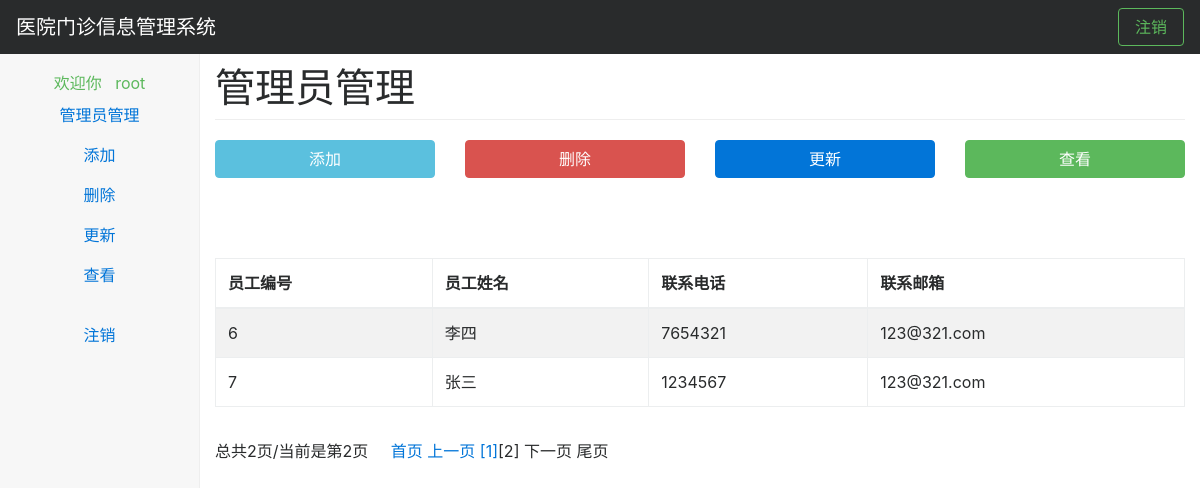
/admin/listAdmin.php?page=2 (signed in), run on the app's committed database.
### tables this page shows
CREATE TABLE IF NOT EXISTS `employee` (
  `e_id` int(10) unsigned NOT NULL,
  `e_name` varchar(8) NOT NULL,
  `e_title` varchar(255) DEFAULT NULL,
  `e_sex` char(1) NOT NULL,
  `e_birthday` datetime DEFAULT NULL,
  `e_tel` varchar(11) DEFAULT NULL,
  `e_email` varchar(255) DEFAULT NULL,
  `e_note` text
);

### lib/mysql.func.php (called while the page is built, shortened)
<?php
	function fetchAll($conn, $sql){
		$result = $conn->query($sql);
		if ($result->num_rows > 0) {
			while ($row = $result->fetch_assoc()) {
				$rows[] = $row;
			}
			return $rows;
		} else {
			return 0;
		}
	}
	function getResultNum($conn, $sql)
	{
		$result = $conn->query($sql);
		return $result->num_rows;
	}

### admin/listAdmin.php (the view, shortened to what this page needs)
<?php
	require_once 'header-sider.php';
 ?>
<main class="col-sm-9 offset-sm-3 col-md-10 offset-md-2 pt-3">
	<h1>管理员管理</h1>
	<section class="row text-center placeholders">
	 <div class="col-6 col-sm-3 placeholder">
	   <a href="addAdmin.php" class="btn btn-info btn-block" role="button">
	   	添加
	   </a>
	 </div>
	 <div class="col-6 col-sm-3 placeholder">
	   <a href="deleteAdmin.php" class="btn btn-danger btn-block" role="button">
	   	删除
	   </a>
	 </div>
	 <div class="col-6 col-sm-3 placeholder">
	   <a href="updateAdmin.php" class="btn btn-primary btn-block" role="button">
	   	更新
	   </a>
	 </div>
	 <div class="col-6 col-sm-3 placeholder">
	   <a href="listAdmin.php" class="btn btn-success btn-block" role="button">
	   	查看
	   </a>
	 </div>
	</section>
</main>
<main class="col-sm-9 offset-sm-3 col-md-10 offset-md-2 pt-3">
<main class="col-sm-9 offset-sm-3 col-md-10 offset-md-2 pt-3">
</main>
	<table width="100%" class="table table-striped table-bordered table-hover" id="dataTables-example">
	  <thead>
	    <tr>
	      <th>员工编号</th>
	      <th>员工姓名</th>
	      <th>联系电话</th>
	      <th>联系邮箱</th>
	    </tr>
	  </thead>
	  <tbody>
	    <?php
	    	$page = ($_GET['page']==null)?1:$_GET['page'];
	    	$numOfRow = 5;
	    	$sql = "select*from employee where e_id in (select a_e_id from admin)";
	    	$row = fetchAll($conn, $sql);
	    	$nums = getResultNum($conn, $sql);
	    	$totalPage = ceil($nums / 5);
	    	$startPage = ($page - 1) * $numOfRow;
	    	$sql = "select*from employee where e_id in (select a_e_id from admin) limit $startPage, $numOfRow";
	    	$row = fetchAll($conn, $sql);
	    	foreach ($row as $key => $value) {
	    		echo "<tr>";
	    		echo "<td>" . $value['e_id'] . "</td>";
	    		echo "<td>" . $value['e_name'] . "</td>";
	    		echo "<td>" . $value['e_tel'] . "</td>";
	    		echo "<td>" . $value['e_email'] . "</td>";
	    		echo "</tr>";
	    	}
	     ?>
	  </tbody>
	</table>
</main>
<main class="col-sm-9 offset-sm-3 col-md-10 offset-md-2 pt-3">
	<?php
		$str = showPage($page,$totalPage);
		echo $str;
	 ?>
</main>

### admin/styles/dashboard.css (style rules this page uses)
body { padding-top: 50px; }
h1 { margin-bottom: 20px; padding-bottom: 9px; border-bottom: 1px solid #eee; }
.placeholders { padding-bottom: 3rem; }

### data on the page
employee: e_id "6", e_name "李四", e_tel "7654321", e_email "123@321.com"
employee: e_id "7", e_name "张三", e_tel "1234567", e_email "123@321.com"

### other printed values
$_SESSION['adminName'] "root"
$str "总共2页/当前是第2页"
